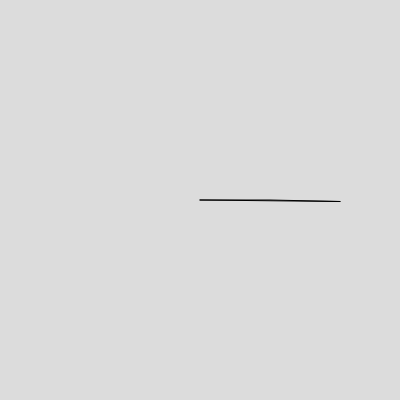
Frame 1 (no input)
Frame 60 (no input): identical to frame 1, image omitted
Frame 120 (the mouse pressed at the canvas centre since frame 60): identical to frame 1, image omitted

The p5.js sketch that drew this single still picture (run headless with seeded random() and noise() and a simulated clock; from frame 60 on, the mouse is pressed at the canvas centre):

// p5.js sketch
// ── sketch.js
function setup() {
  createCanvas(400, 400);
}

function draw() {
  background(220);
  trekant(70, 70, 100, 200);
}

function trekant(a, b, c, start) {
  //let A = Math.cos(((b ** 2 + c ** 2 - a ** 2) / 2) * b * c);
  //let B = Math.cos(((c ** 2 + a ** 2 - b ** 2) / 2) * c * a);
  let C = rtg(Math.cos(((a ** 2 + b ** 2 - c ** 2) / 2) * a * b));
  let bY = b / rtg(Math.cos(180 - C));
  let bX = Math.sqrt(b ** 2 - bY ** 2);
  print("bY = " + bY);
  print("BX = " + bX);
  print("C = " + C);
  triangle(start, start, start + a, start, start + a + bX, start - bY);
}

function rtg(radianer) {
  return radianer * 57.2958;
}
